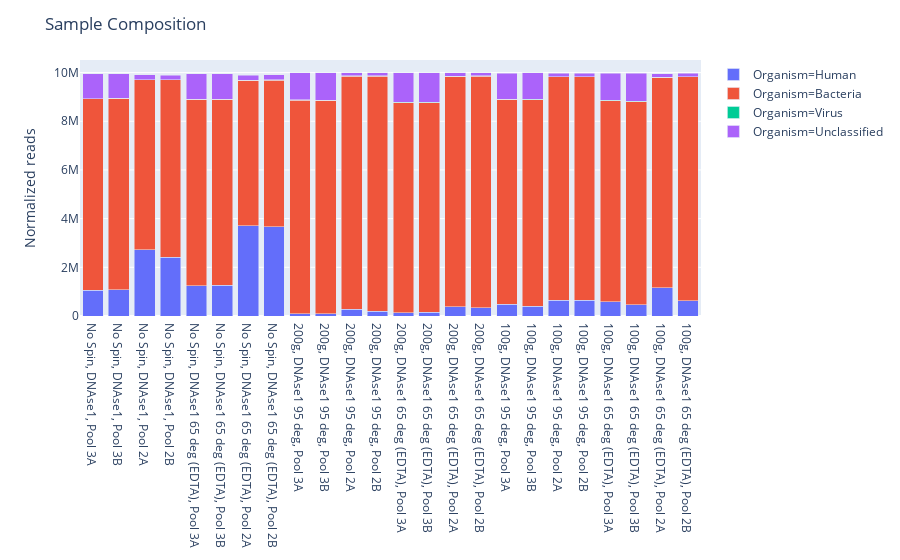

The notebook cell saved with this chart:
### Code cell
fig = px.bar(merged_melt2, x='Description', y='Normalized reads', color='Organism', barmode='stack')
fig.update_layout(xaxis_title=None, height=700, title='Sample Composition')
fig.show()

### Figure 1 — Plotly figure (JSON) as saved in the notebook; plotly's stock layout.template omitted (floating-point values rounded to 4 significant figures)
{"data": [{"alignmentgroup": "True", "hoverlabel": {"namelength": 0}, "hovertemplate": "Organism=Human<br>Description=%{x}<br>Normalized reads=%{y}", "legendgroup": "Organism=Human", "marker": {"color": "#636efa"}, "name": "Organism=Human", "offsetgroup": "Organism=Human", "orientation": "v", "showlegend": true, "textposition": "auto", "type": "bar", "x": ["No Spin, DNAse1, Pool 3A", "No Spin, DNAse1, Pool 3B", "No Spin, DNAse1, Pool 2A", "No Spin, DNAse1, Pool 2B", "No Spin, DNAse1 65 deg (EDTA), Pool 3A", "No Spin, DNAse1 65 deg (EDTA), Pool 3B", "No Spin, DNAse1 65 deg (EDTA), Pool 2A", "No Spin, DNAse1 65 deg (EDTA), Pool 2B", "200g, DNAse1 95 deg, Pool 3A", "200g, DNAse1 95 deg, Pool 3B", "200g, DNAse1 95 deg, Pool 2A", "200g, DNAse1 95 deg, Pool 2B", "200g, DNAse1 65 deg (EDTA), Pool 3A", "200g, DNAse1 65 deg (EDTA), Pool 3B", "200g, DNAse1 65 deg (EDTA), Pool 2A", "200g, DNAse1 65 deg (EDTA), Pool 2B", "100g, DNAse1 95 deg, Pool 3A", "100g, DNAse1 95 deg, Pool 3B", "100g, DNAse1 95 deg, Pool 2A", "100g, DNAse1 95 deg, Pool 2B", "100g, DNAse1 65 deg (EDTA), Pool 3A", "100g, DNAse1 65 deg (EDTA), Pool 3B", "100g, DNAse1 65 deg (EDTA), Pool 2A", "100g, DNAse1 65 deg (EDTA), Pool 2B"], "xaxis": "x", "y": [1061000.0, 1081000.0, 2719000.0, 2422000.0, 1246000.0, 1259000.0, 3699000.0, 3673000.0, 98050.0, 93870.0, 274900.0, 201600.0, 141100.0, 147100.0, 382900.0, 346200.0, 480800.0, 402600.0, 648200.0, 637800.0, 585700.0, 469400.0, 1171000.0, 626400.0], "yaxis": "y"}, {"alignmentgroup": "True", "hoverlabel": {"namelength": 0}, "hovertemplate": "Organism=Bacteria<br>Description=%{x}<br>Normalized reads=%{y}", "legendgroup": "Organism=Bacteria", "marker": {"color": "#EF553B"}, "name": "Organism=Bacteria", "offsetgroup": "Organism=Bacteria", "orientation": "v", "showlegend": true, "textposition": "auto", "type": "bar", "x": ["No Spin, DNAse1, Pool 3A", "No Spin, DNAse1, Pool 3B", "No Spin, DNAse1, Pool 2A", "No Spin, DNAse1, Pool 2B", "No Spin, DNAse1 65 deg (EDTA), Pool 3A", "No Spin, DNAse1 65 deg (EDTA), Pool 3B", "No Spin, DNAse1 65 deg (EDTA), Pool 2A", "No Spin, DNAse1 65 deg (EDTA), Pool 2B", "200g, DNAse1 95 deg, Pool 3A", "200g, DNAse1 95 deg, Pool 3B", "200g, DNAse1 95 deg, Pool 2A", "200g, DNAse1 95 deg, Pool 2B", "200g, DNAse1 65 deg (EDTA), Pool 3A", "200g, DNAse1 65 deg (EDTA), Pool 3B", "200g, DNAse1 65 deg (EDTA), Pool 2A", "200g, DNAse1 65 deg (EDTA), Pool 2B", "100g, DNAse1 95 deg, Pool 3A", "100g, DNAse1 95 deg, Pool 3B", "100g, DNAse1 95 deg, Pool 2A", "100g, DNAse1 95 deg, Pool 2B", "100g, DNAse1 65 deg (EDTA), Pool 3A", "100g, DNAse1 65 deg (EDTA), Pool 3B", "100g, DNAse1 65 deg (EDTA), Pool 2A", "100g, DNAse1 65 deg (EDTA), Pool 2B"], "xaxis": "x", "y": [7865000.0, 7865000.0, 6986000.0, 7282000.0, 7652000.0, 7638000.0, 5989000.0, 6018000.0, 8768000.0, 8762000.0, 9582000.0, 9656000.0, 8621000.0, 8611000.0, 9464000.0, 9505000.0, 8418000.0, 8485000.0, 9179000.0, 9189000.0, 8263000.0, 8337000.0, 8632000.0, 9203000.0], "yaxis": "y"}, {"alignmentgroup": "True", "hoverlabel": {"namelength": 0}, "hovertemplate": "Organism=Virus<br>Description=%{x}<br>Normalized reads=%{y}", "legendgroup": "Organism=Virus", "marker": {"color": "#00cc96"}, "name": "Organism=Virus", "offsetgroup": "Organism=Virus", "orientation": "v", "showlegend": true, "textposition": "auto", "type": "bar", "x": ["No Spin, DNAse1, Pool 3A", "No Spin, DNAse1, Pool 3B", "No Spin, DNAse1, Pool 2A", "No Spin, DNAse1, Pool 2B", "No Spin, DNAse1 65 deg (EDTA), Pool 3A", "No Spin, DNAse1 65 deg (EDTA), Pool 3B", "No Spin, DNAse1 65 deg (EDTA), Pool 2A", "No Spin, DNAse1 65 deg (EDTA), Pool 2B", "200g, DNAse1 95 deg, Pool 3A", "200g, DNAse1 95 deg, Pool 3B", "200g, DNAse1 95 deg, Pool 2A", "200g, DNAse1 95 deg, Pool 2B", "200g, DNAse1 65 deg (EDTA), Pool 3A", "200g, DNAse1 65 deg (EDTA), Pool 3B", "200g, DNAse1 65 deg (EDTA), Pool 2A", "200g, DNAse1 65 deg (EDTA), Pool 2B", "100g, DNAse1 95 deg, Pool 3A", "100g, DNAse1 95 deg, Pool 3B", "100g, DNAse1 95 deg, Pool 2A", "100g, DNAse1 95 deg, Pool 2B", "100g, DNAse1 65 deg (EDTA), Pool 3A", "100g, DNAse1 65 deg (EDTA), Pool 3B", "100g, DNAse1 65 deg (EDTA), Pool 2A", "100g, DNAse1 65 deg (EDTA), Pool 2B"], "xaxis": "x", "y": [9117.0, 8071.0, 5740.0, 5815.0, 9143.0, 9176.0, 4723.0, 5057.0, 19450.0, 17330.0, 12810.0, 12770.0, 22820.0, 22590.0, 12480.0, 12850.0, 11540.0, 12100.0, 8921.0, 9442.0, 13930.0, 15580.0, 9412.0, 10270.0], "yaxis": "y"}, {"alignmentgroup": "True", "hoverlabel": {"namelength": 0}, "hovertemplate": "Organism=Unclassified<br>Description=%{x}<br>Normalized reads=%{y}", "legendgroup": "Organism=Unclassified", "marker": {"color": "#ab63fa"}, "name": "Organism=Unclassified", "offsetgroup": "Organism=Unclassified", "orientation": "v", "showlegend": true, "textposition": "auto", "type": "bar", "x": ["No Spin, DNAse1, Pool 3A", "No Spin, DNAse1, Pool 3B", "No Spin, DNAse1, Pool 2A", "No Spin, DNAse1, Pool 2B", "No Spin, DNAse1 65 deg (EDTA), Pool 3A", "No Spin, DNAse1 65 deg (EDTA), Pool 3B", "No Spin, DNAse1 65 deg (EDTA), Pool 2A", "No Spin, DNAse1 65 deg (EDTA), Pool 2B", "200g, DNAse1 95 deg, Pool 3A", "200g, DNAse1 95 deg, Pool 3B", "200g, DNAse1 95 deg, Pool 2A", "200g, DNAse1 95 deg, Pool 2B", "200g, DNAse1 65 deg (EDTA), Pool 3A", "200g, DNAse1 65 deg (EDTA), Pool 3B", "200g, DNAse1 65 deg (EDTA), Pool 2A", "200g, DNAse1 65 deg (EDTA), Pool 2B", "100g, DNAse1 95 deg, Pool 3A", "100g, DNAse1 95 deg, Pool 3B", "100g, DNAse1 95 deg, Pool 2A", "100g, DNAse1 95 deg, Pool 2B", "100g, DNAse1 65 deg (EDTA), Pool 3A", "100g, DNAse1 65 deg (EDTA), Pool 3B", "100g, DNAse1 65 deg (EDTA), Pool 2A", "100g, DNAse1 65 deg (EDTA), Pool 2B"], "xaxis": "x", "y": [1024000.0, 1007000.0, 193800.0, 188300.0, 1043000.0, 1047000.0, 208300.0, 206500.0, 1106000.0, 1119000.0, 117300.0, 116200.0, 1201000.0, 1207000.0, 125900.0, 123500.0, 1071000.0, 1085000.0, 132300.0, 131700.0, 1114000.0, 1160000.0, 148500.0, 134900.0], "yaxis": "y"}], "layout": {"autosize": true, "barmode": "stack", "legend": {"tracegroupgap": 0}, "margin": {"t": 60}, "title": {"text": "Sample Composition"}, "xaxis": {"anchor": "y", "autorange": true, "domain": [0, 1], "range": [-0.5, 23.5], "title": {}, "type": "category"}, "yaxis": {"anchor": "x", "autorange": true, "domain": [0, 1], "range": [0, 10520000.0], "title": {"text": "Normalized reads"}, "type": "linear"}}}
